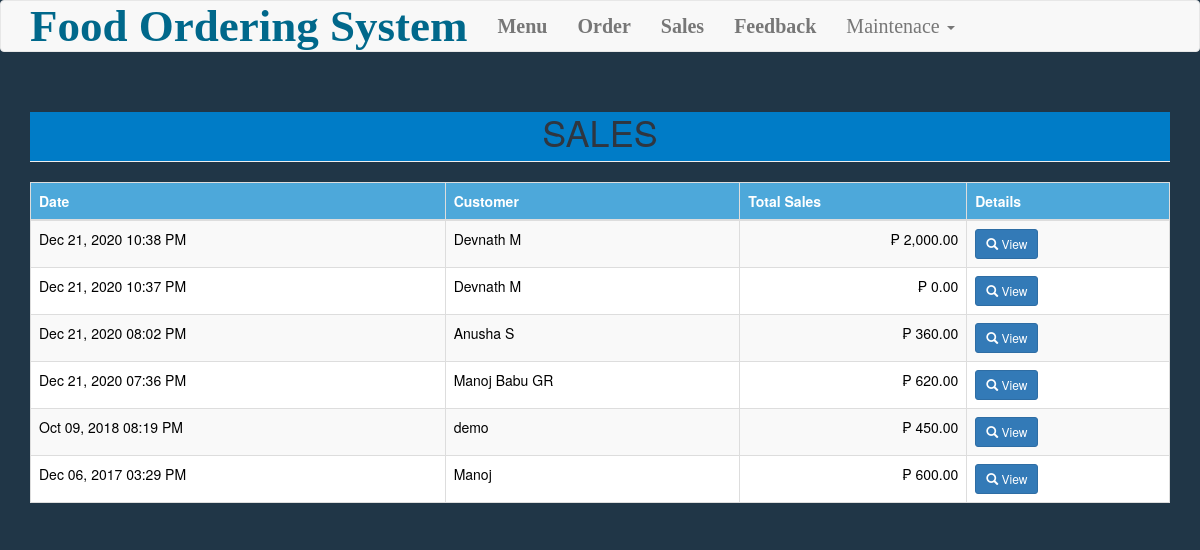
Page /sales.php on the earlier database version.
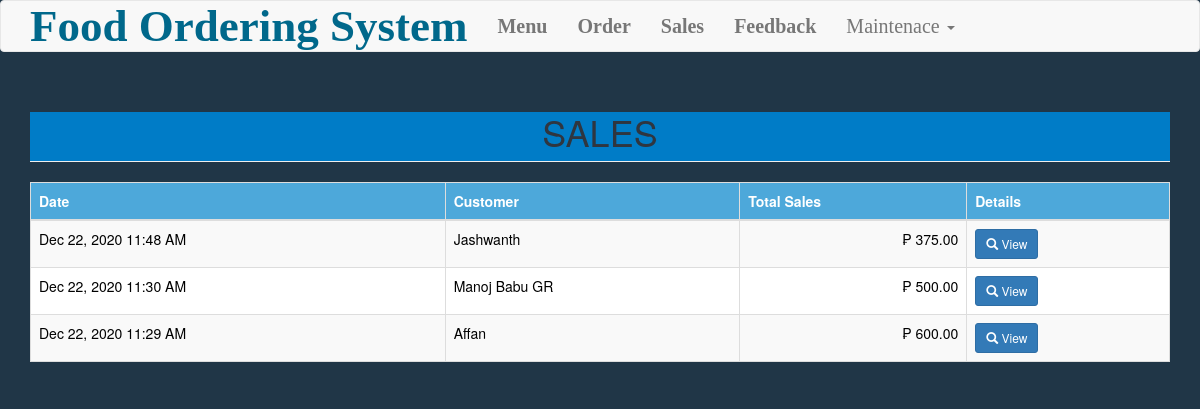
Same page on the later database version.
### tables this page shows
CREATE TABLE `purchase` (
  `purchaseid` int(11) NOT NULL,
  `customer` varchar(50) NOT NULL,
  `total` double NOT NULL,
  `date_purchase` datetime NOT NULL
);

### sales.php (the view, shortened to what this page needs)
<?php include('header.php'); ?>
<body style="background-color:#203647;">
<?php include('navbar.php'); ?>
<div class="container">
	<h1 class="page-header text-center" style="background-color:#007CC7;color:#2f3640;">SALES</h1>
	<table class="table table-striped table-bordered">
		<thead style="background-color:#4DA8DA;color:white">
			<th>Date</th>
			<th>Customer</th>
			<th>Total Sales</th>
			<th>Details</th>
		</thead>
		<tbody  style="background-color:white;color:black">
			<?php
				$sql="select * from purchase order by purchaseid desc";
				$query=$conn->query($sql);
				while($row=$query->fetch_array()){
					?>
					<tr>
						<td><?php echo date('M d, Y h:i A', strtotime($row['date_purchase'])) ?></td>
						<td><?php echo $row['customer']; ?></td>
						<td class="text-right">&#8369; <?php echo number_format($row['total'], 2); ?></td>
						<td><a href="#details<?php echo $row['purchaseid']; ?>" data-toggle="modal" class="btn btn-primary btn-sm"><span class="glyphicon glyphicon-search"></span> View </a>
						</td>
					</tr>
					<?php
				}
			?>
		</tbody>
	</table>
</div>
</body>
</html>

### header.php (shortened to what this page needs)
<!DOCTYPE html>
<html>
<head>
	<link rel="stylesheet" href="https://maxcdn.bootstrapcdn.com/bootstrap/3.3.7/css/bootstrap.min.css">
</head>

### navbar.php (shortened to what this page needs)
<nav class="navbar navbar-default" style="background-color:#FFD6C;">
  <div class="container" >
    <div class="navbar-header">
      <a class="navbar-brand" style="font-size:4.5rem;font-family:Georgia;color:#00688B" href="index.php"><b>Food Ordering System</b></a>
    </div>
    <div class="collapse navbar-collapse" id="bs-example-navbar-collapse-1" >
      <ul class="nav navbar-nav" >
        <li><a href="index.php" style="font-family:papyrus;font-size:2rem" ><b>Menu</b></a></li>
        <li><a href="order.php" style="font-family:papyrus;font-size:2rem"><b>Order</b></a></li>
        <li><a href="sales.php"style="font-family:papyrus;font-size:2rem"><b>Sales</b></a></li>
        <li><a href="index1.php"style="font-family:papyrus;font-size:2rem"><b>Feedback</b></a></li>
        <li>
          <a href="#"style="font-family:papyrus;font-size:2rem" class="dropdown-toggle" data-toggle="dropdown" role="button" aria-haspopup="true" aria-expanded="false">Maintenace <span class="caret"></span></a>
        </li>
      </ul>
    </div>
  </div>
</nav>

Differences in the rows shown:
removed purchase: date_purchase "Dec 21, 2020 10:38 PM", customer "Devnath M", total "2,000.00"
removed purchase: date_purchase "Dec 21, 2020 10:37 PM", customer "Devnath M", total "0.00"
removed purchase: date_purchase "Dec 21, 2020 08:02 PM", customer "Anusha S", total "360.00"
removed purchase: date_purchase "Dec 21, 2020 07:36 PM", customer "Manoj Babu GR", total "620.00"
removed purchase: date_purchase "Oct 09, 2018 08:19 PM", customer "demo", total "450.00"
removed purchase: date_purchase "Dec 06, 2017 03:29 PM", customer "Manoj", total "600.00"
added purchase: date_purchase "Dec 22, 2020 11:48 AM", customer "Jashwanth", total "375.00"
added purchase: date_purchase "Dec 22, 2020 11:30 AM", customer "Manoj Babu GR", total "500.00"
added purchase: date_purchase "Dec 22, 2020 11:29 AM", customer "Affan", total "600.00"
